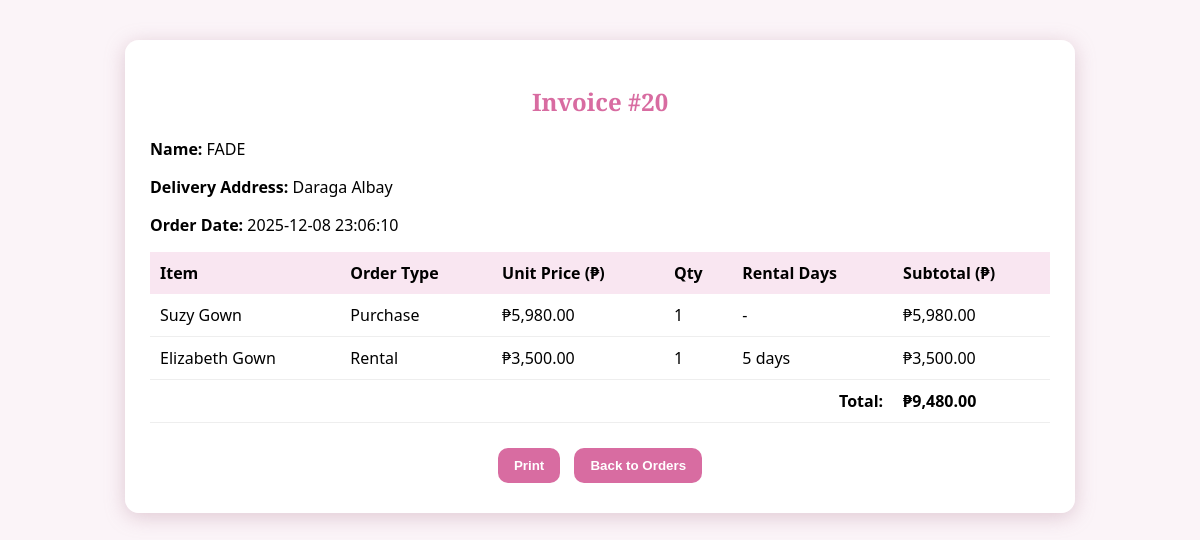
Screenshot of /gown_and_go/invoice.php?order_id=20 (signed in) with the database file from the repository.
### tables this page shows
CREATE TABLE `orders` (
  `order_id` int(11) NOT NULL,
  `user_id` int(11) NOT NULL,
  `order_date` datetime DEFAULT current_timestamp(),
  `order_status` enum('Pending','Confirmed','Completed','Cancelled') NOT NULL DEFAULT 'Pending',
  `order_type` enum('Rental','Purchase') NOT NULL,
  `total_amount` decimal(12,2) NOT NULL DEFAULT 0.00,
  `delivery_address` text DEFAULT NULL
);

CREATE TABLE `users` (
  `user_id` int(11) NOT NULL,
  `username` varchar(100) NOT NULL,
  `email` varchar(150) NOT NULL,
  `password` varchar(255) NOT NULL,
  `address` text DEFAULT NULL,
  `contact_no` varchar(50) DEFAULT NULL,
  `role` enum('customer','admin') NOT NULL DEFAULT 'customer',
  `created_at` datetime DEFAULT current_timestamp()
);

CREATE TABLE `order_details` (
  `order_detail_id` int(11) NOT NULL,
  `order_id` int(11) NOT NULL,
  `item_id` int(11) NOT NULL,
  `order_type` enum('Rental','Purchase') NOT NULL,
  `quantity` int(11) NOT NULL DEFAULT 1,
  `rental_period_days` int(11) DEFAULT NULL,
  `return_status` enum('Not Returned','Returned') NOT NULL DEFAULT 'Not Returned',
  `unit_price` decimal(10,2) NOT NULL,
  `subtotal` decimal(12,2) NOT NULL
);

CREATE TABLE `items` (
  `item_id` int(11) NOT NULL,
  `name` varchar(255) NOT NULL,
  `description` text DEFAULT NULL,
  `rental_price` decimal(10,2) NOT NULL,
  `purchase_price` decimal(10,2) NOT NULL,
  `status` enum('Available','Out of Stock','Rented') NOT NULL DEFAULT 'Available',
  `stock` int(11) NOT NULL DEFAULT 0,
  `image` varchar(255) DEFAULT NULL,
  `created_at` datetime DEFAULT current_timestamp()
);

### gown_and_go/invoice.php (the view, shortened to what this page needs)
<?php
include 'config.php';
$order_id = (int) $_GET['order_id'];
$user_id = $_SESSION['user_id'];
$sql = "
    SELECT o.*, u.username, u.email, u.contact_no, u.address
    FROM orders o
    JOIN users u ON o.user_id = u.user_id
    WHERE o.order_id = ? AND o.user_id = ?
";
$stmt = $conn->prepare($sql);
$stmt->bind_param("ii", $order_id, $user_id);
$stmt->execute();
$order = $stmt->get_result()->fetch_assoc();
$sql2 = "
    SELECT od.*, i.name
    FROM order_details od
    JOIN items i ON od.item_id = i.item_id
    WHERE od.order_id = ?
";
$stmt2 = $conn->prepare($sql2);
$stmt2->bind_param("i", $order_id);
$stmt2->execute();
$items = $stmt2->get_result();
?>
<!DOCTYPE html>
<html lang="en">
<head>
</head>
<body>
<div class="invoice-box">
    <h2>Invoice #<?php echo $order_id; ?></h2>
    <p><strong>Name:</strong> <?php echo htmlspecialchars($order['username']); ?></p>
    <p><strong>Delivery Address:</strong> <?php echo htmlspecialchars($order['delivery_address']); ?></p>
    <p><strong>Order Date:</strong> <?php echo $order['order_date']; ?></p>
    <table>
        <tr>
            <th>Item</th>
            <th>Order Type</th>
            <th>Unit Price (₱)</th>
            <th>Qty</th>
            <th>Rental Days</th>
            <th>Subtotal (₱)</th>
        </tr>
        <?php while ($row = $items->fetch_assoc()): ?>
        <tr>
            <td><?php echo htmlspecialchars($row['name']); ?></td>
            <td><?php echo $row['order_type']; ?></td>
            <td>₱<?php echo number_format($row['unit_price'],2); ?></td>
            <td><?php echo $row['quantity']; ?></td>
            <td>
                <?php
                    echo ($row['order_type'] === "Rental")
                        ? $row['rental_period_days'] . " days"
                        : "-";
                ?>
            </td>
            <td>₱<?php echo number_format($row['subtotal'],2); ?></td>
        </tr>
        <?php endwhile; ?>
        <tr>
            <td colspan="5" align="right"><strong>Total:</strong></td>
            <td><strong>₱<?php echo number_format($order['total_amount'],2); ?></strong></td>
        </tr>
    </table>
    <div class="buttons">
        <button class="btn" onclick="window.print()">Print</button>
        <button class="btn" onclick="window.location.href='orders.php'">Back to Orders</button>
    </div>
</div>
</body>
</html>

### gown_and_go/invoice.php (style rules this page uses)
body { font-family: 'Segoe UI', sans-serif; margin: 0; background: url('https://i.pinimg.com/1200x/63/01/8a/63018a11c5ad770ed2eec2d2587cea74.jpg') no-repeat center center fixed; background-size: cover; }
body::before { content: ""; position: fixed; inset: 0; background: rgba(245,230,240,0.45); z-index: -1; }
.invoice-box { max-width: 900px; margin: 40px auto; background: rgba(255,255,255,0.92); padding: 25px; border-radius: 14px; box-shadow: 0 4px 20px rgba(183,134,154,0.4); }
h2 { text-align: center; font-family: 'Playfair Display', serif; color: #d86ca1; }
table { width: 100%; border-collapse: collapse; margin-top: 15px; }
th { background: #f9e6f1; padding: 10px; text-align: left; }
td { padding: 10px; border-bottom: 1px solid #eee; }
.buttons { margin-top: 20px; text-align: center; }
.btn { padding: 10px 16px; background: #d86ca1; border: none; border-radius: 10px; color: white; font-weight: bold; cursor: pointer; margin: 5px; }

### rows the page displays
orders: user.username "FADE", delivery_address "Daraga Albay", order_date "2025-12-08 23:06:10", total_amount "9,480.00"
order_details: item.name "Suzy Gown", order_type "Purchase", unit_price "5,980.00", quantity "1", subtotal "5,980.00"
order_details: item.name "Elizabeth Gown", order_type "Rental", unit_price "3,500.00", quantity "1", rental_period_days "5", subtotal "3,500.00"

### other values shown
$order_id "20"
